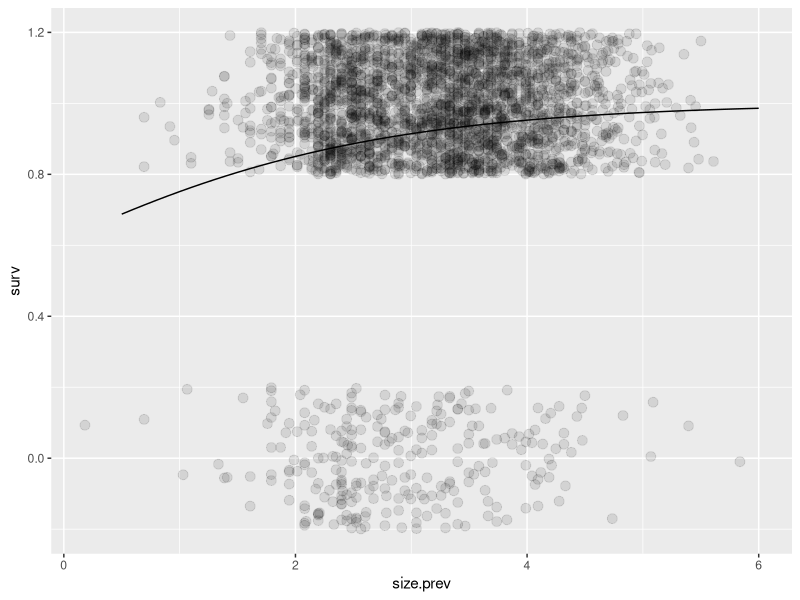
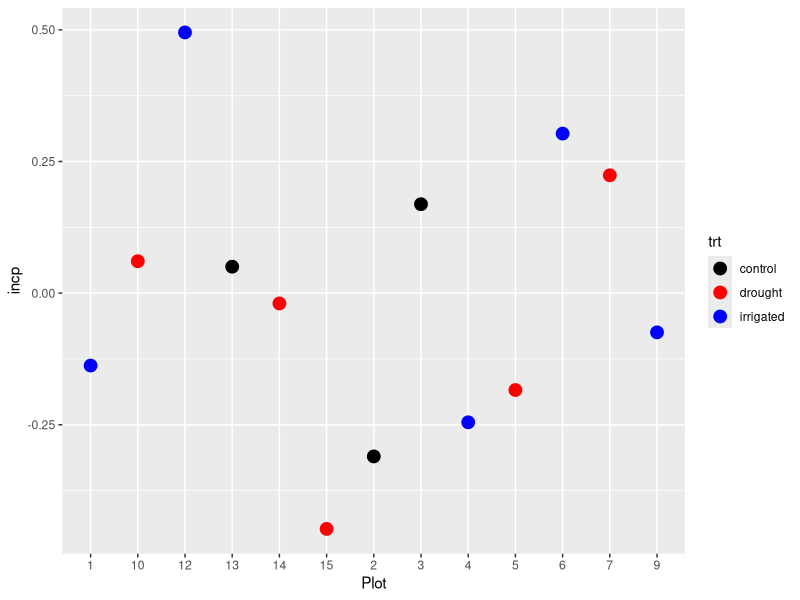
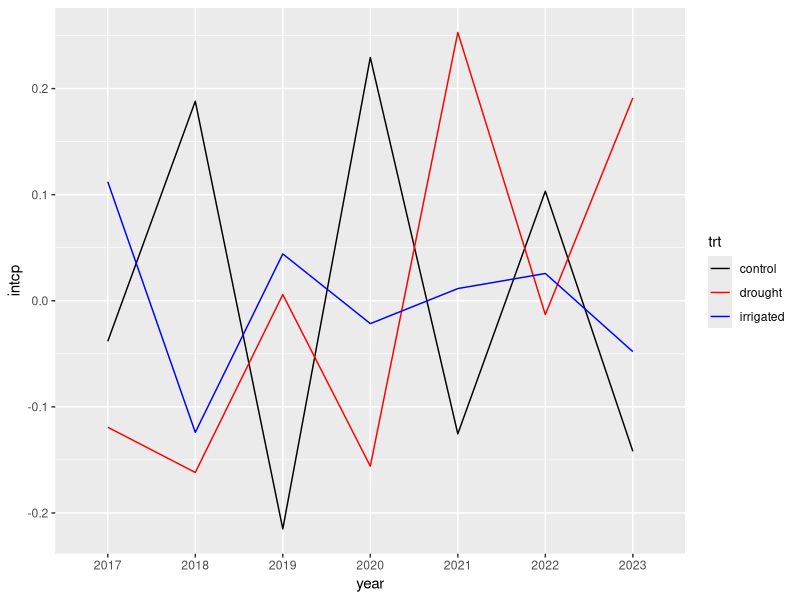
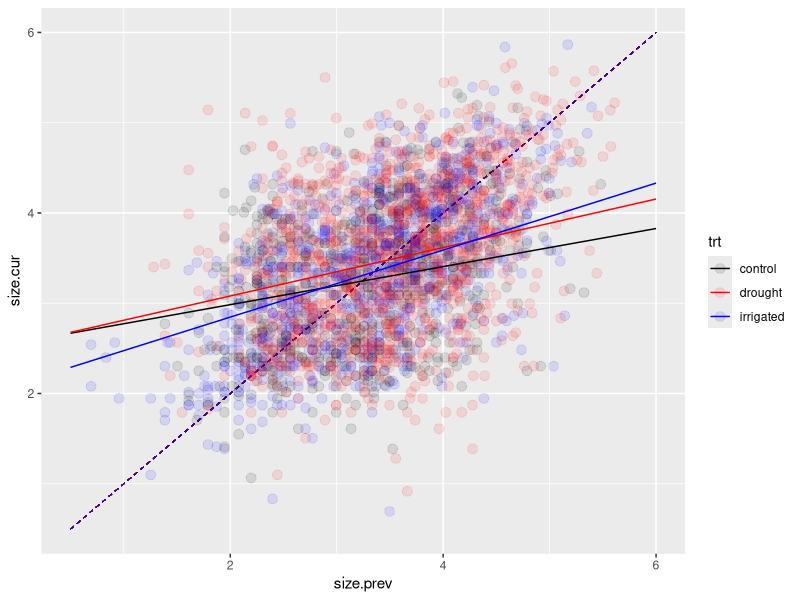
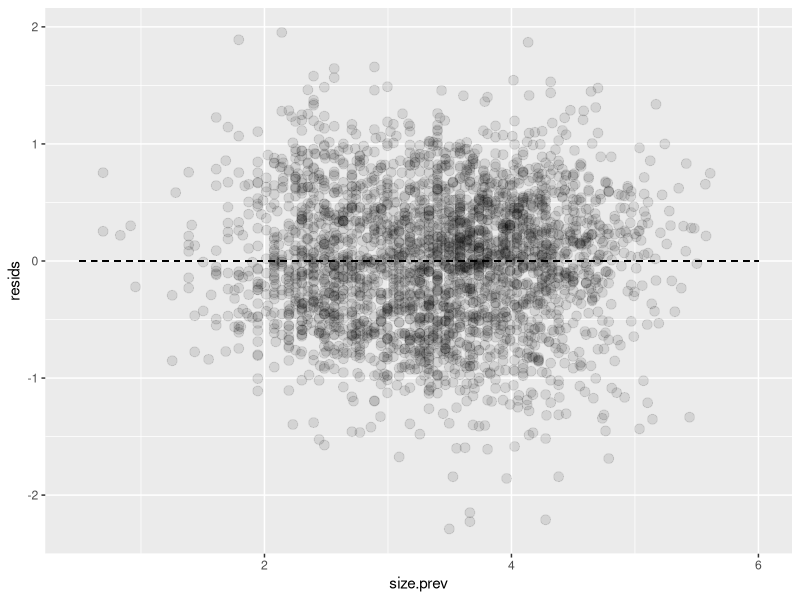
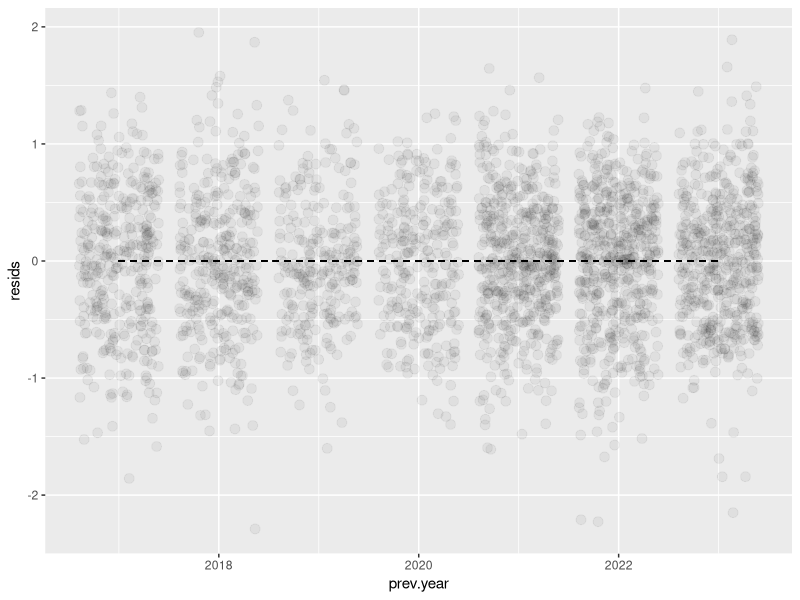
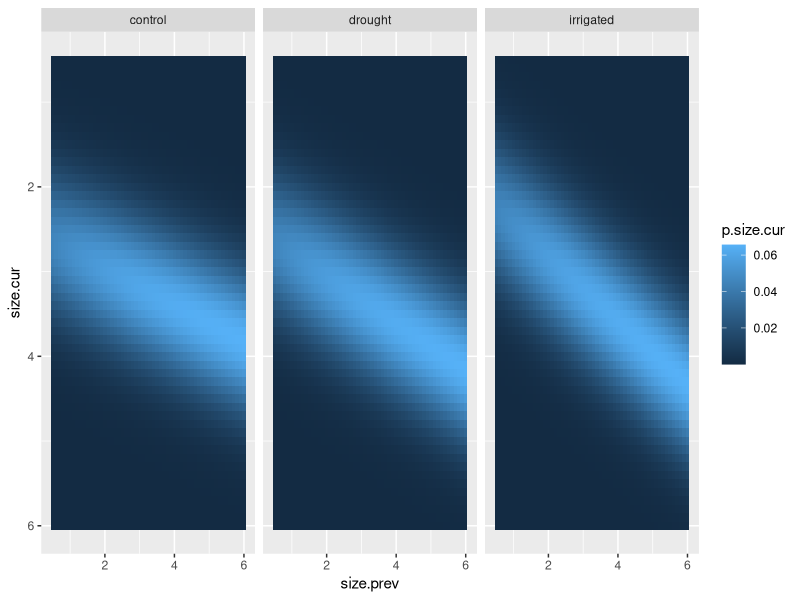

Generate these figures, in order, with R: (Note: this script raises an error after producing the figures.)
# Script for re-running reproductive vital rate models and performing model
# selection and exporting a deterministic, survival e kernel for
# IPM analysis.
# Reads in processed demo/seed (including phenology) data, 2016-2024
# (sn init july 2024)

# --- Setup ---------------------------------------------------------

library(ggplot2)
library(dplyr)
library(tidyr)
library(glmmTMB)

rm(list = ls())

all.data = merge(
  x = read.csv('01_data_cleaning/out/demo_phen_seed_2016-2024_final.csv'),
  y = read.csv('00_raw_data/plot_treatments.csv'),
  by.x = 'Plot', by.y = 'plot'
)

nrow(all.data)
head(all.data)

all.demo = all.data %>% 
  filter(in.demo) %>%
  distinct(plantid, Year, .keep_all = TRUE)

nrow(all.demo)

# Get survival dataset

# Survival dataset:
# (Two versions: a size-dependent one and a size-independent one
# almost surely we will use the size-dependent one for analysis)

demo.surv = merge(
  # Demo in time step t+1
  x = all.demo %>% 
    mutate(prev.year = Year - 1) %>%
    rename(surv.year = Year) %>%
    select(Plot, plantid, surv.year, prev.year, No.leaves, Leaf.length, surv, trt),
  # Demo in time step t
  y = all.demo %>%
    # we are *only* interested in plants alive in time step t
    filter(surv) %>%
    # Select relevant columns
    select(Plot, plantid, Year, No.leaves, Leaf.length, trt),
  by.x = c('Plot', 'plantid', 'prev.year', 'trt'),
  by.y = c('Plot', 'plantid', 'Year', 'trt'),
  suffixes = c('', '.pre'),
  all.x = FALSE, all.y = FALSE
)

head(demo.surv)
# should be less than 1
table(demo.surv$surv, useNA = 'always')
# good

# Want to get a column where we can estimate sizes
demo.surv.sizes = demo.surv %>% 
  filter(
    !is.na(Leaf.length.pre) & !is.na(No.leaves.pre) &
      Leaf.length.pre > 0 & No.leaves.pre > 0
  ) %>%
  # Get rid of 2016 records because the sizes are not reliable
  filter(prev.year > 2016) %>%
  # Add size columns
  mutate(size.prev = log(No.leaves.pre * Leaf.length.pre))

nrow(demo.surv.sizes)
table(demo.surv.sizes$surv, useNA = 'always')

# Subset for growth estimation
demo.grow = demo.surv.sizes %>% 
  filter(surv, !is.na(Leaf.length) & !is.na(No.leaves) & Leaf.length > 0 & No.leaves > 0) %>%
  mutate(size.cur = log(Leaf.length * No.leaves))

# Finally: subset surv dataset to not include 2023-2024 surv
demo.surv.sizes = demo.surv.sizes %>% filter(surv.year < 2024)

###

# ------------------------------------------------
# Fit survival models

# First question: do we need size and/or year
# (I suspect we will)

s_0 = glmmTMB(
  formula = surv ~ (1 | Plot),
  family = 'binomial',
  data = demo.surv.sizes
)

s_y = glmmTMB(
  formula = surv ~ (1 | surv.year) + (1 | Plot),
  family = 'binomial',
  data = demo.surv.sizes
)

s_s = glmmTMB(
  formula = surv ~ size.prev + (1 | Plot),
  family = 'binomial',
  data = demo.surv.sizes
)

s_s_y = glmmTMB(
  formula = surv ~ size.prev + (1 | surv.year) + (1 | Plot),
  family = 'binomial',
  data = demo.surv.sizes
)

AIC(s_0, s_y, s_s, s_s_y) %>% mutate(daic = round(AIC - min(AIC), 2))

# Interesting! No support for year effects.

summary(s_s)
# Increasing size increases odds of survival, unsurprisingly!

# Models to test:
# - Treatment effect
# - Size-treatment interaciton

s_t = glmmTMB(
  formula = surv ~ size.prev + trt + (1 | Plot),
  family = 'binomial',
  data = demo.surv.sizes
)

s_ts = glmmTMB(
  formula = surv ~ size.prev * trt + (1 | Plot),
  family = 'binomial',
  data = demo.surv.sizes
)

AIC(s_s, s_t, s_ts) %>% mutate(daic = round(AIC - min(AIC), 2))
# No treatment effects.

# Plot of this model:
surv.preds = data.frame(size.prev = (5:60) / 10) %>%
  mutate(pred = predict(s_s, re.form = ~ 0, newdata = ., allow.new.levels = TRUE, type = 'response'))

head(surv.preds)

demo.surv.sizes %>%
  mutate(surv = as.numeric(surv)) %>%
  ggplot(aes(x = size.prev, y = surv)) +
  geom_point(position = position_jitter(height = 0.2), alpha = 0.1, size = 3) +
  geom_line(data = surv.preds, aes(y = pred))

# # Random effects:

# Plot level effects:
data.frame(ranef(s_s_y)$cond$Plot) %>%
  mutate(Plot = row.names(.)) %>%
  rename(incp = `X.Intercept.`) %>%
  merge(distinct(demo.surv.sizes, Plot, trt)) %>%
  mutate(Plot = factor(Plot)) %>%
  ggplot(aes(x = Plot, y = incp, colour = trt)) +
  geom_point(size = 4) +
  scale_colour_manual(values = c('black', 'red', 'blue'))
# Definitely not seeing a clear pattern here

# Maybe slightly higher intercepts for irrigated but I trust the models
# suggesting no treatment effect


# ------------------------------------------------
# Fit growth models

# Test for year effects

g_0 = glmmTMB(
  size.cur ~ size.prev + (1 | Plot / plantid),
  data = demo.grow
)

g_y = glmmTMB(
  size.cur ~ size.prev + (1 | prev.year) + (1 | Plot / plantid),
  data = demo.grow
)

AIC(g_y, g_0)
# Yep. Support for a year effect.

# Treatment effect

g_t = glmmTMB(
  size.cur ~ size.prev + trt + (1 | prev.year) + (1 | Plot / plantid),
  data = demo.grow
)

AIC(g_t, g_y)
# Wow... no treatment effect.

# There are a couple of other things to try:
# - treatment-year
# - treatment-size
# - size-year

g_ty = glmmTMB(
  size.cur ~ size.prev + trt + (1 | prev.year) + (1 | prev.year:trt) + (1 | Plot / plantid),
  data = demo.grow
)

g_st = glmmTMB(
  size.cur ~ size.prev * trt + (1 | prev.year) + (1 | Plot / plantid),
  data = demo.grow
)

g_sy = glmmTMB(
  size.cur ~ size.prev + (size.prev | prev.year) + (1 | Plot / plantid),
  data = demo.grow
)

AIC(g_y, g_t, g_ty, g_st, g_sy) %>% mutate(daic = round(AIC - min(AIC), 2))
# Yep - as before, overwhelming support for the year-treatment interaction

summary(g_ty)
# These feel like *very* weak effects on average...
# (We also have slight advantages to both drought and irrigation...)

# glmmTMB won't let me generate predictions with half-specified random effects
data.frame(ranef(g_ty)$cond$`prev.year:trt`) %>%
  rename(intcp = `X.Intercept.`) %>%
  mutate(year.trt = row.names(.)) %>%
  separate(year.trt, into = c('year', 'trt'), sep = ':') %>%
  ggplot(aes(x = year, y = intcp, colour = trt, group = trt)) +
  geom_line() +
  scale_colour_manual(values = c('black', 'red', 'blue'))
# Hmm... yep pretty noisy  
# Although if the mean effect of drought is +.12... that's actually kinda big
# compared to the magnitude of fluctuations?
  
# I just don't trust these random effects
AIC(g_y, g_st, g_sy) %>% mutate(daic = round(AIC - min(AIC), 2))

# Out of these, g_st appears to be best supported
summary(g_st)

expand.grid(trt = c('control', 'drought', 'irrigated'), size.prev = (5:60)/10) %>%
  mutate(size.cur = predict(g_st, re.form = ~ 0, newdata = ., allow.new.levels = TRUE)) %>%
  ggplot(aes(x = size.prev, y = size.cur, colour = trt, group = trt)) +
  geom_segment(aes(x = .5, y = .5, xend = 6, yend = 6), linetype = 2, linewidth = 0.25) +
  geom_point(data = demo.grow, size = 3, alpha = 0.1) +
  geom_line() +
  scale_colour_manual(values = c('black', 'red', 'blue'))
# Hmm...

# Look at residuals
demo.grow %>%
  mutate(resids = residuals(g_st)) %>%
  ggplot(aes(x = size.prev, y = resids)) +
  geom_segment(aes(x = .5, xend = 6, y = 0, yend = 0), linetype = 2, linewidth = 0.5) +
  geom_point(alpha = 0.1, size = 3)
# Looks fine - maybe something off with one of those tails

demo.grow %>%
  mutate(resids = residuals(g_st)) %>%
  ggplot(aes(x = prev.year, y = resids)) +
  geom_segment(aes(x = 2017, xend = 2023, y = 0, yend = 0), linetype = 2, linewidth = 0.5) +
  geom_point(position = position_jitter(width = 0.4), alpha = 0.05, size = 3)
# A few negative outliers in 2022, 2023 but nothing awful.

# --- 

# ------------------------------------------------
# Construct kernels

# Residual variance in growth models
grow.sd = summary(g_st)$sigma

# Get a scaffold
grow.surv.kernel = expand.grid(
  size.prev = (5:60)/10,
  size.cur = (5:60)/10,
  trt = c('control', 'drought', 'irrigated')
)

grow.surv.kernel = grow.surv.kernel %>%
  # Predicted survival
  mutate(
    pred.surv = predict(
      newdata = .,
      object = s_s, type = 'response',
      re.form = ~ 0, allow.new.levels = TRUE
    )
  ) %>%
  # Predicted growth
  mutate(
    pred.grow.mean = predict(
      newdata = .,
      object = g_st, type = 'response',
      re.form = ~ 0, allow.new.levels = TRUE
    )
  ) %>%
  # Predicted distribution of sizes in next time step
  mutate(p.grow.size = 0.1 * dnorm(size.cur, mean = pred.grow.mean, sd = grow.sd)) %>%
  # Combine all together to get overall size distribution in next time step
  mutate(p.size.cur = pred.surv * p.grow.size)

ggplot(grow.surv.kernel, aes(x = size.prev, y = size.cur)) +
  geom_tile(aes(fill = p.size.cur)) +
  scale_y_reverse() +
  facet_wrap(~ trt)

# Neat

write.csv(
  grow.surv.kernel,
  file = '03_construct_kernels/out/deterministic_growsurv_kernel.csv',
  row.names = FALSE
)
